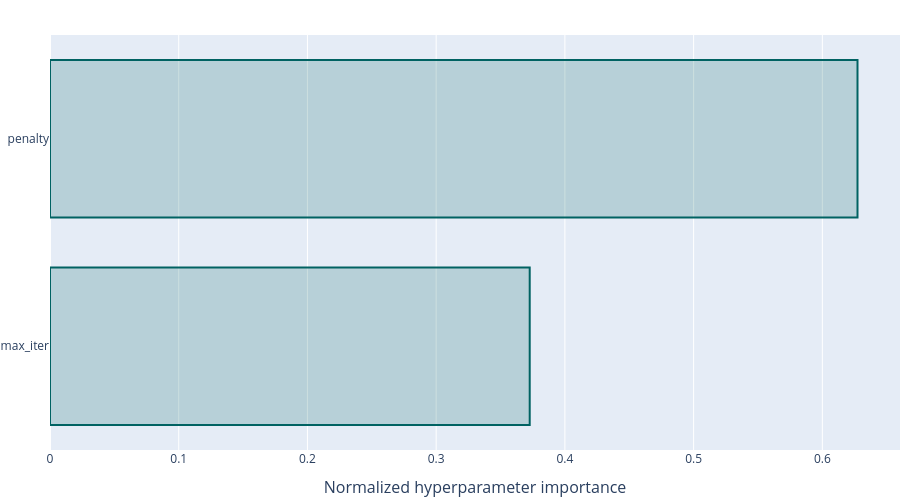

Write notebook code for a chart like this one.
### Code cell
experionml.plot_hyperparameter_importance()

### Figure 1 — Plotly figure (JSON) as saved in the notebook; plotly's stock layout.template omitted (floating-point values rounded to 4 significant figures)
{"data": [{"hovertemplate": "%{x}<extra></extra>", "legendgroup": "SGD", "marker": {"color": "rgba(0, 98, 98, 0.2)", "line": {"color": "rgb(0, 98, 98)", "width": 2}}, "name": "SGD", "orientation": "h", "showlegend": false, "type": "bar", "x": [0.6273, 0.3727], "xaxis": "x", "y": ["penalty", "max_iter"], "yaxis": "y"}], "layout": {"bargroupgap": 0.05, "font": {"size": 12}, "height": 500, "hoverlabel": {"font": {"size": 16}}, "legend": {}, "margin": {"b": 50, "l": 50, "pad": 0, "r": 0, "t": 35}, "showlegend": false, "title": {"font": {"size": 24}, "pad": {"b": 15, "t": 15}, "x": 0.5, "xanchor": "center", "xref": "paper", "y": 1, "yanchor": "top"}, "width": 900, "xaxis": {"anchor": "y", "automargin": true, "domain": [0.0, 1.0], "title": {"font": {"size": 16}, "text": "Normalized hyperparameter importance"}}, "yaxis": {"anchor": "x", "automargin": true, "categoryorder": "total ascending", "domain": [0.0, 1.0], "range": [-0.5, 1.5], "title": {"font": {"size": 16}}}}}
